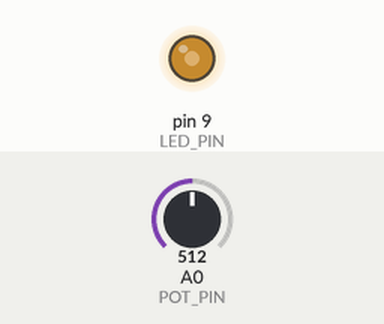
This sketch was run on a simulated Arduino Uno, built with avr-gcc and run on an emulated ATmega328P. Parts: output pins drawn as LEDs (lit = HIGH). The test bench sets the inputs (shaded band); at power-on: A0 (POT_PIN) = 512.

Above: at 1.2 s.
1.3 s: A0 (POT_PIN) set to 716
At 1.6 s:
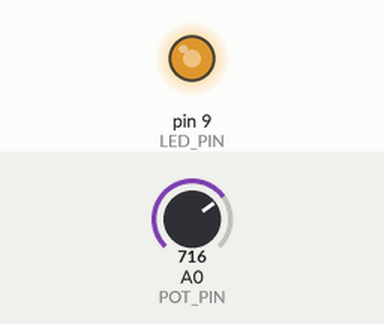
2.8 s: A0 (POT_PIN) set to 900
At 3.9 s:
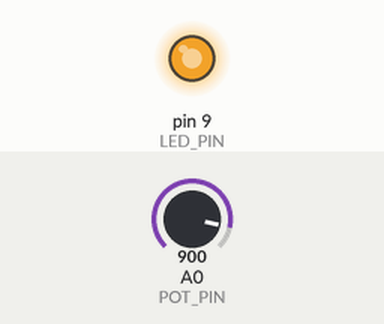
4.3 s: A0 (POT_PIN) set to 122
At 5.1 s:
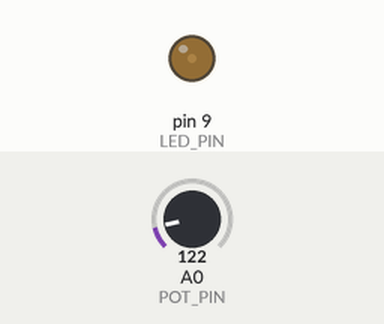
5.8 s: A0 (POT_PIN) set to 0
At 6.2 s:
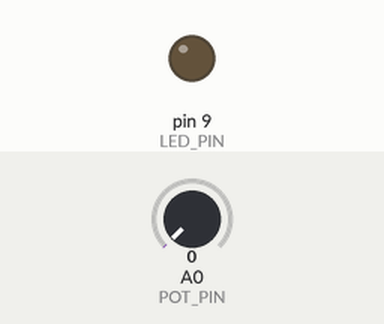
Timing chart, 0 to 8.3 s (numbered marks = the images above; inputs shaded):
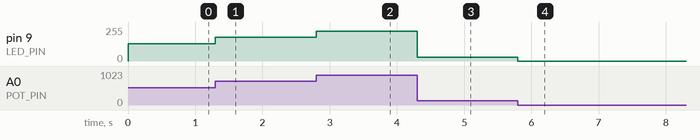

The sketch:

3_dimmable_luminaire.ino
```cpp
#define LED_PIN 9
#define POT_PIN A0

void setup() {
  pinMode(LED_PIN, OUTPUT);
  pinMode(POT_PIN, INPUT);
}

void loop() {
  int rotation;
  int brightness;

  rotation = analogRead(POT_PIN);
  brightness = rotation / 4;

  analogWrite(LED_PIN, brightness);
}
```

Measured:
- after the input at 1.3 s, pin 9 (LED_PIN): 128/255 → 179/255 at once
- after the input at 2.8 s, pin 9 (LED_PIN): 179/255 → 225/255 at once
- after the input at 4.3 s, pin 9 (LED_PIN): 225/255 → 30/255 at once
- after the input at 5.8 s, pin 9 (LED_PIN): 30/255 → 0/255 at once
